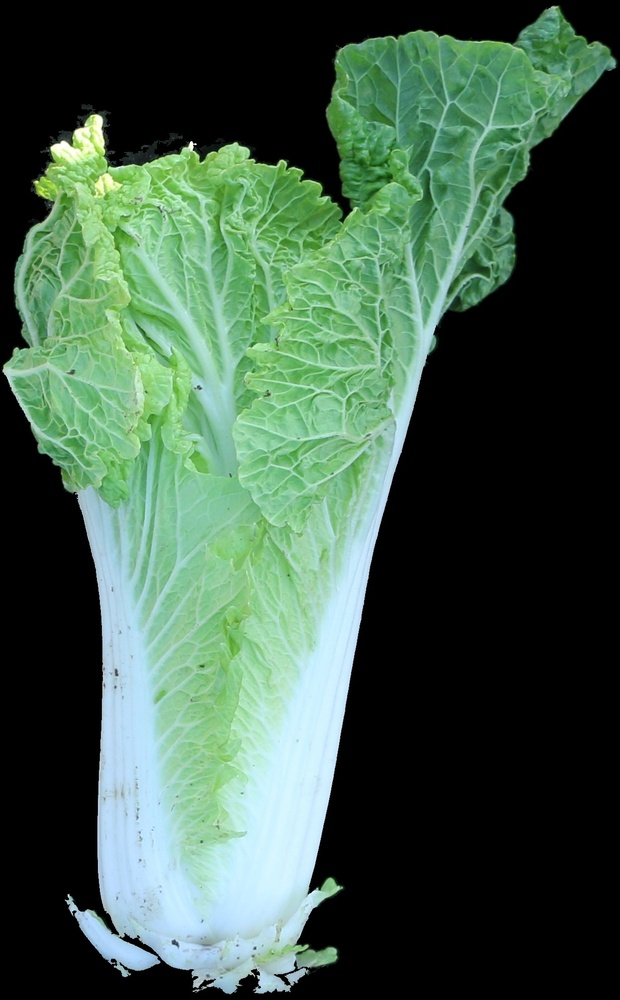
#> input picture output/BallShape/centered_22A-T-36-10球形侧视图.JPG, 620 x 1000 px, shrunk from 1248 x 2013 before the run
$ python ballRadio.py
#> lines starting #> are read from the running program, lines starting #| are printed output that depends on the picture; after the words box and inside, x2 and y2 are one past the last pixel; in counts of white or black regions, pixels touching at a corner belong together
import cv2
import numpy as np

def calculate_image_metrics(image_path):
    # 读取输入图片
#> called with image_path = 'centered_22A-T-36-10球形侧视图.JPG'
    image = cv2.imread(image_path)
#> image is the input picture: shape (1000, 620, 3); mean B, G, R 72.8, 90.5, 64.2

    # 转换为灰度图像
    gray = cv2.cvtColor(image, cv2.COLOR_BGR2GRAY)
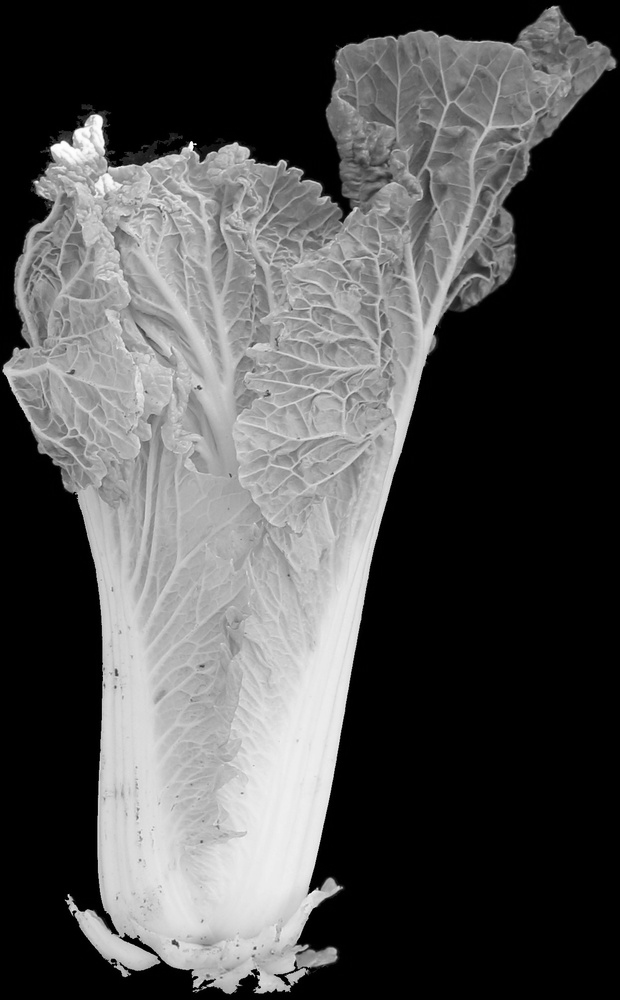
#> gray: shape (1000, 620); min 0, max 255, mean 80.6

    # 使用高斯模糊去噪
    blurred = cv2.GaussianBlur(gray, (5, 5), 0)

    # 使用Canny边缘检测
    edges = cv2.Canny(blurred, 50, 150)
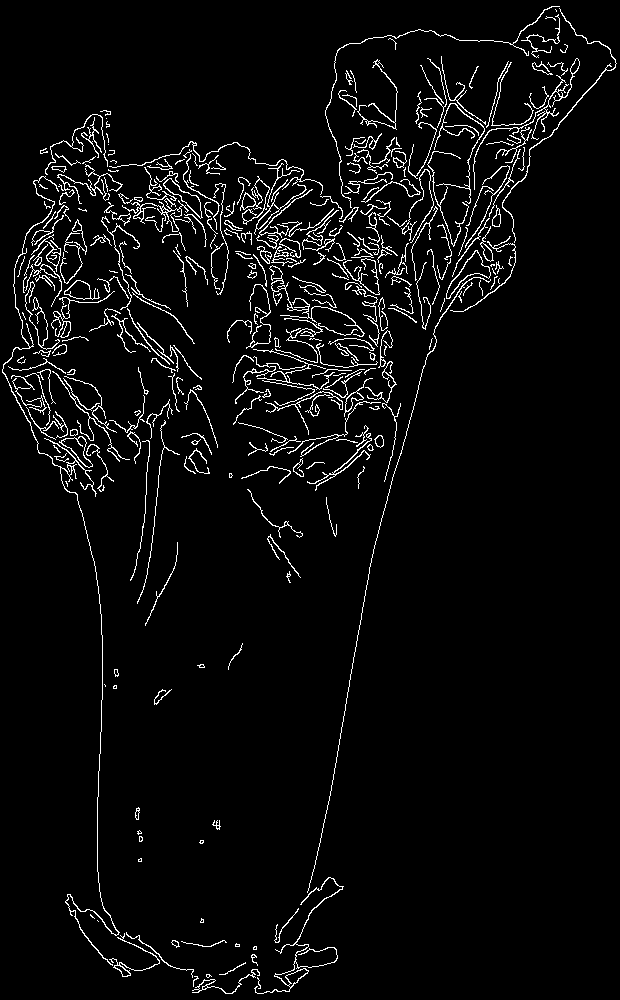
#> edges: shape (1000, 620); 4.2% white in thin lines or dots

    # 找到轮廓
    contours, _ = cv2.findContours(edges, cv2.RETR_EXTERNAL, cv2.CHAIN_APPROX_SIMPLE)
#> contours = 322 contours, 218 with area under 20; largest, box (x1, y1, x2, y2) and area: (446, 250, 491, 299) 622, (163, 178, 203, 219) 457, (59, 436, 93, 468) 398, (64, 280, 100, 300) 344, (254, 877, 344, 994) 305

    # 获取图片的尺寸
    height, width = image.shape[:2]
#> height = 1000; width = 620

    # 计算纵轴宽度除以横轴宽度的比值
    aspect_ratio = height / width
#> aspect_ratio = 1.61

    # 定义非黑色像素的阈值
    non_black_threshold = 10

    # 计算每个部分的高度
    quarter_height = height // 4
#> quarter_height = 250

    # 计算每个部分中非黑色像素的个数
    non_black_counts = []
    for i in range(1, 4):
        section = image[(i-1)*quarter_height:i*quarter_height, :]
        non_black_count = np.sum(np.any(section > non_black_threshold, axis=2))
        non_black_counts.append(non_black_count)
#> this loop made 3 passes
#> non_black_count on passes 1 to 3: 78021, 102778, 66198
#> pass 1, in calculate_image_metrics, `section = image[(i-1)*quarter_height:i*quarter_height, :]`:
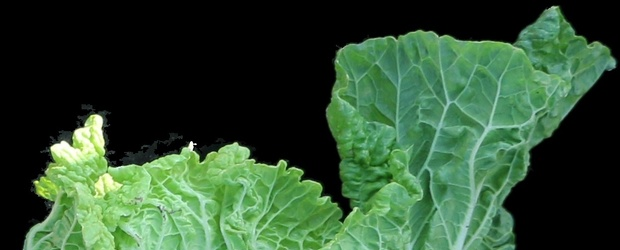
#> section: shape (250, 620, 3); mean B, G, R 50, 77.7, 48
#> pass 2, in calculate_image_metrics, `section = image[(i-1)*quarter_height:i*quarter_height, :]`:
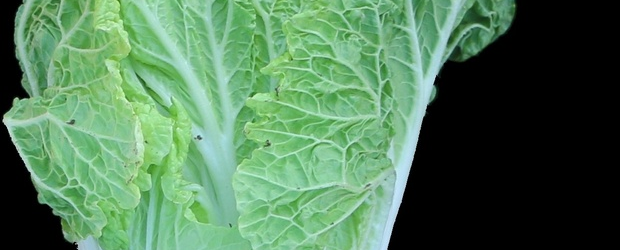
#> section: shape (250, 620, 3); mean B, G, R 88.4, 122.9, 81.7
#> pass 3, in calculate_image_metrics, `section = image[(i-1)*quarter_height:i*quarter_height, :]`:
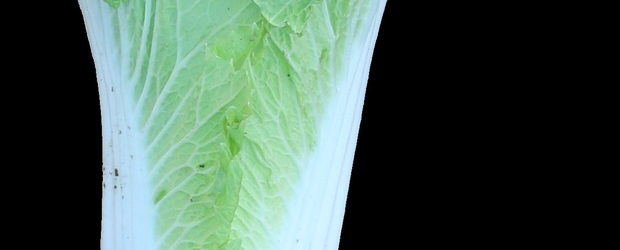
#> section: shape (250, 620, 3); mean B, G, R 78.8, 89.4, 67.6
#> after the loop, non_black_counts = [78021, 102778, 66198]
    sum = non_black_counts[0] + non_black_counts[1] + non_black_counts[2]
#> sum = 246997
    uppRa = non_black_counts[0] / sum
#> uppRa = 0.316
    midRa = non_black_counts[1] / sum
#> midRa = 0.416
    lowRa = non_black_counts[2] / sum
#> lowRa = 0.268
    if midRa > 0.6:
        if aspect_ratio < 1:
            return 1
        else:
            return 2
    if are_numbers_close(uppRa, midRa, lowRa, threshold=0.1):
        if aspect_ratio < 3:
            return 4
        else:
            return 5
    if midRa > uppRa and midRa > lowRa:
        return 3
    if are_numbers_close(midRa, midRa, lowRa, threshold=0.1) and midRa > uppRa:
        return 8
    if uppRa > midRa and uppRa > lowRa:
        return 10
    for contour in contours:
        if is_smooth_contour(contour):
            return 9
    if aspect_ratio > 1.6:
        return 6
    return 7


def is_smooth_contour(contour, threshold=0.02):
    """
    判断轮廓是否是圆滑的曲线。

    参数:
    contour: 轮廓点集。
    threshold: 圆滑度阈值，默认为0.02。

    返回:
    如果轮廓是圆滑的曲线，返回True，否则返回False。
    """
    # 计算轮廓的周长
    perimeter = cv2.arcLength(contour, True)

    # 计算轮廓的面积
    area = cv2.contourArea(contour)

    # 计算圆形度
    circularity = 4 * np.pi * (area / (perimeter * perimeter))

    # 如果圆形度接近1，则认为是圆滑的曲线
    return circularity > (1 - threshold)


def are_numbers_close(a, b, c, threshold=0.1):
    """
    检查三个数之间的差值是否都不超过给定的阈值。

    参数:
    a, b, c: 要检查的三个数。
    threshold: 差值的阈值，默认为0.1。

    返回:
    如果三个数之间的差值都不超过阈值，返回True，否则返回False。
    """
    return abs(a - b) <= threshold and abs(b - c) <= threshold and abs(a - c) <= threshold


# 示例用法
image_path = 'centered_22A-T-36-10球形侧视图.JPG'  # 替换为你的图片路径


#> (the run stopped early here; a loop or call above may not have finished)

$ run again, with output/BallShape/centered_22A-T-36-11球形侧视图.JPG copied over output/BallShape/centered_22A-T-36-10球形侧视图.JPG
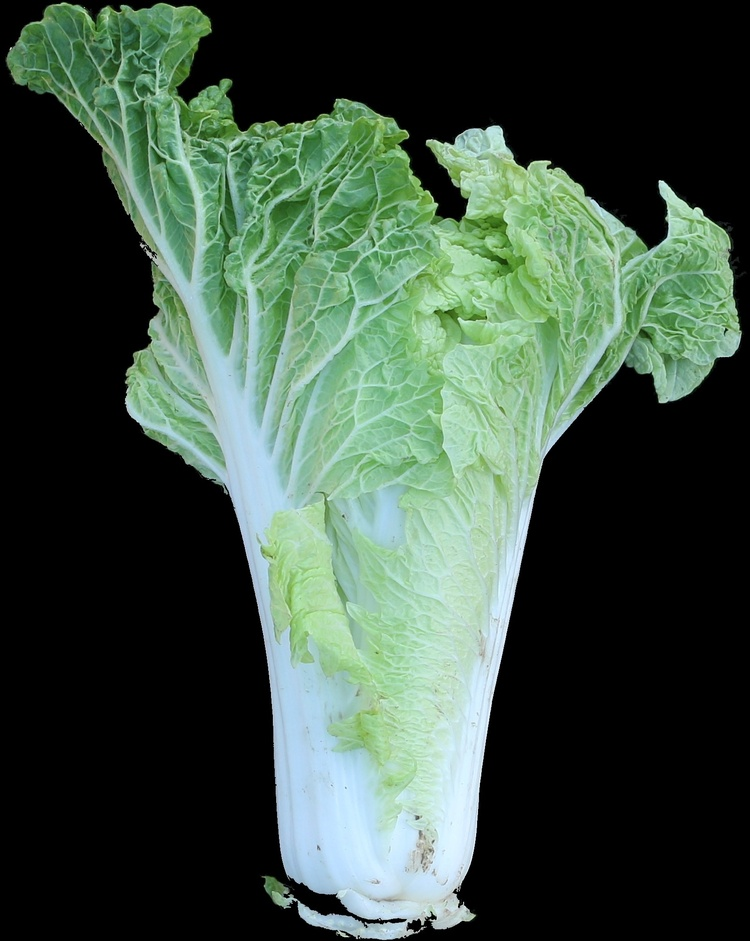
#> input picture output/BallShape/centered_22A-T-36-11球形侧视图.JPG, 750 x 941 px, shrunk from 1608 x 2016 before the run
#> in calculate_image_metrics, image is the input picture: shape (941, 750, 3); mean B, G, R 65.4, 78.9, 59.9
#> in calculate_image_metrics, `edges = cv2.Canny(blurred, 50, 150)`:
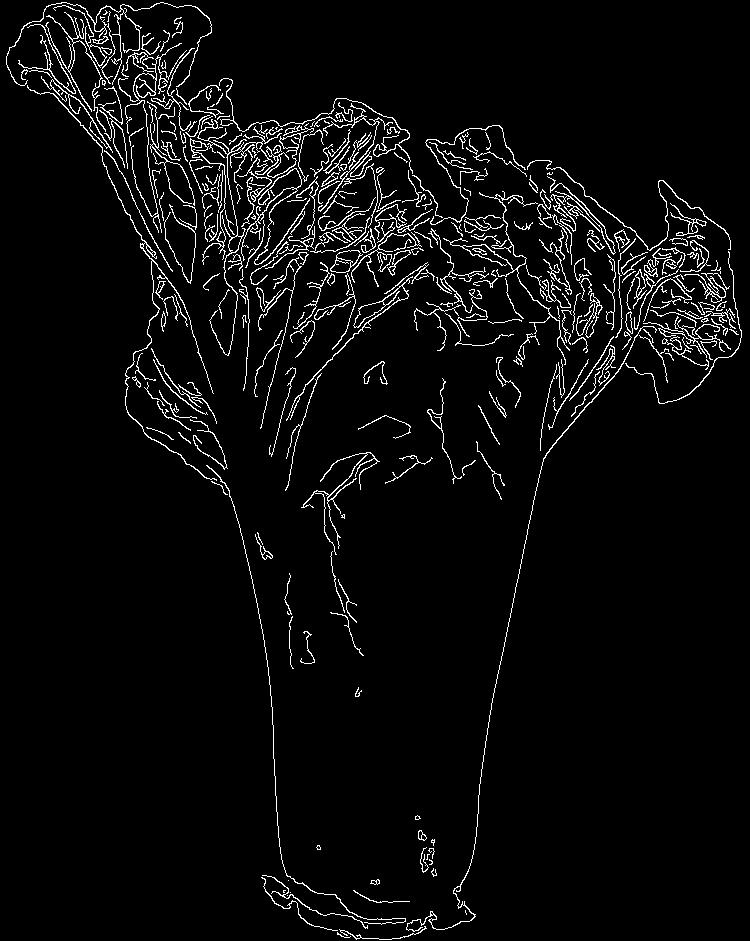
#> edges: shape (941, 750); 4.3% white in thin lines or dots
#> contours = 305 contours, 197 with area under 20; largest, box (x1, y1, x2, y2) and area: (286, 276, 413, 421) 457, (330, 250, 363, 273) 430, (197, 119, 282, 356) 313, (27, 85, 217, 481) 285, (241, 168, 310, 265) 248
#> the loop in calculate_image_metrics, `for i in range(1, 4):` made 3 passes
#> non_black_count on passes 1 to 3: 72226, 124090, 62793
#> pass 3, in calculate_image_metrics, `section = image[(i-1)*quarter_height:i*quarter_height, :]`:
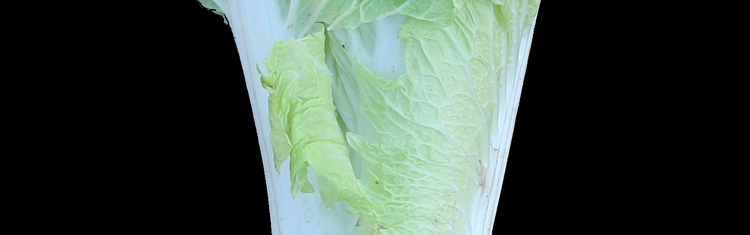
#> section: shape (235, 750, 3); mean B, G, R 66.1, 74.2, 60.2
#> after the loop in calculate_image_metrics, `for i in range(1, 4):`: non_black_counts = [72226, 124090, 62793]
#> sum = 259109
#> uppRa = 0.279
#> midRa = 0.479
#> lowRa = 0.242

$ run again, with output/BallShape/centered_22A-T-39-1球形侧视图.JPG copied over output/BallShape/centered_22A-T-36-10球形侧视图.JPG
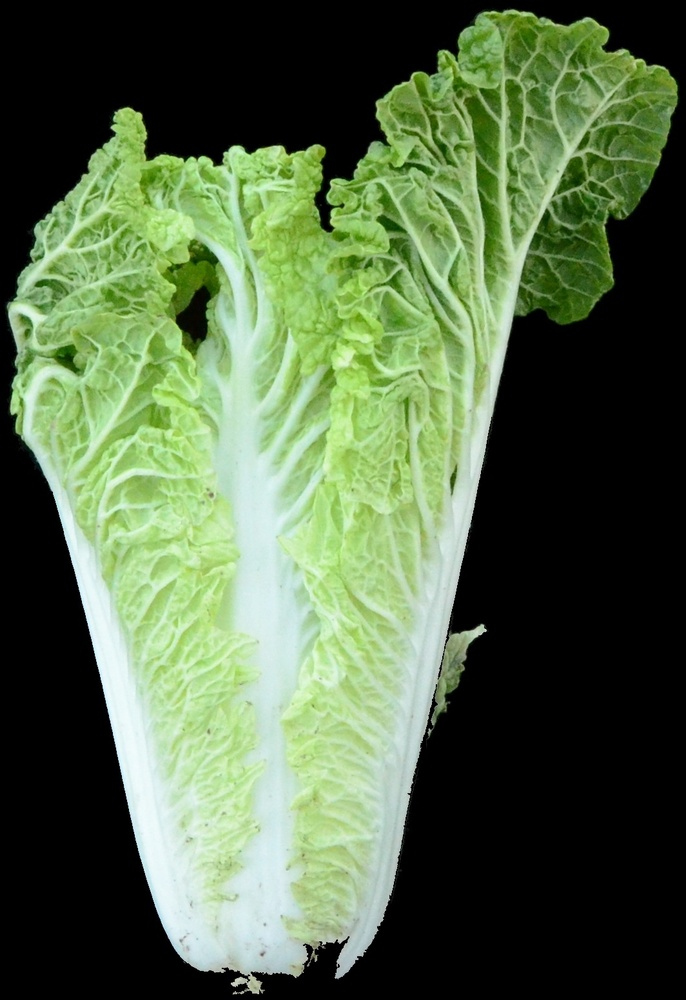
#> input picture output/BallShape/centered_22A-T-39-1球形侧视图.JPG, 686 x 1000 px, shrunk from 1064 x 1552 before the run
#> in calculate_image_metrics, image is the input picture: shape (1000, 686, 3); mean B, G, R 71.4, 103.2, 83.8
#> in calculate_image_metrics, `edges = cv2.Canny(blurred, 50, 150)`:
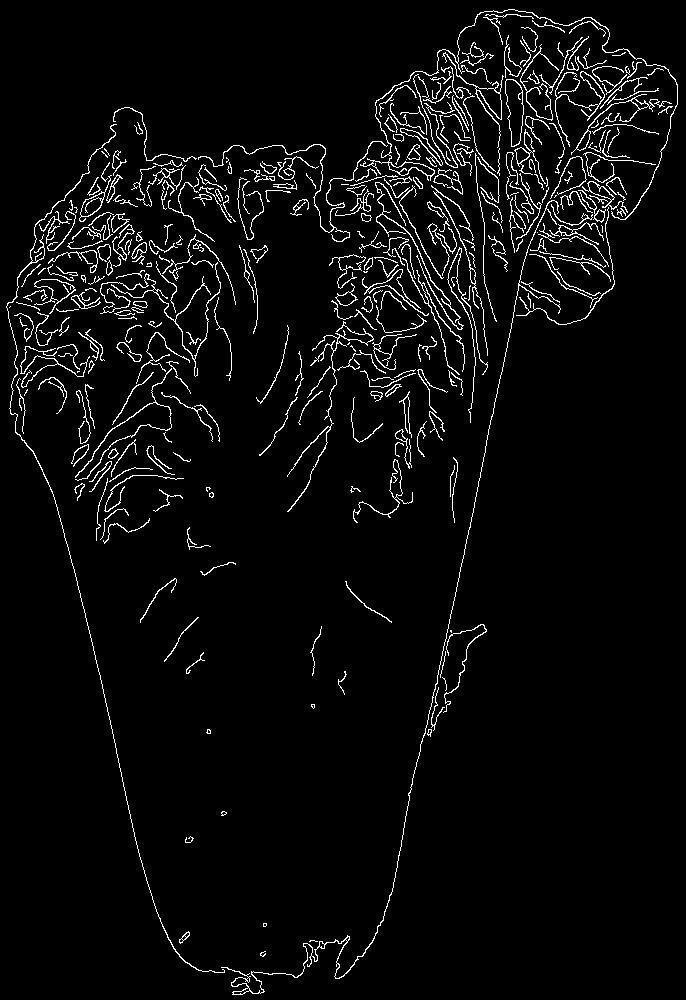
#> edges: shape (1000, 686); 4.1% white in thin lines or dots
#> contours = 332 contours, 220 with area under 20; largest, box (x1, y1, x2, y2) and area: (505, 79, 524, 147) 856, (360, 9, 678, 220) 520, (34, 279, 76, 314) 473, (442, 52, 504, 148) 460, (79, 175, 112, 222) 342
#> the loop in calculate_image_metrics, `for i in range(1, 4):` made 3 passes
#> non_black_count on passes 1 to 3: 90708, 126267, 92900
#> pass 3, in calculate_image_metrics, `section = image[(i-1)*quarter_height:i*quarter_height, :]`:
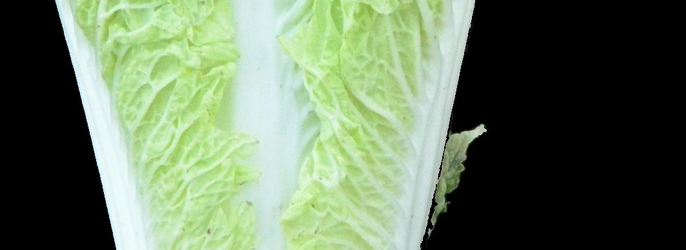
#> section: shape (250, 686, 3); mean B, G, R 93.6, 119.9, 102
#> after the loop in calculate_image_metrics, `for i in range(1, 4):`: non_black_counts = [90708, 126267, 92900]
#> sum = 309875
#> uppRa = 0.293
#> midRa = 0.407
#> lowRa = 0.3
